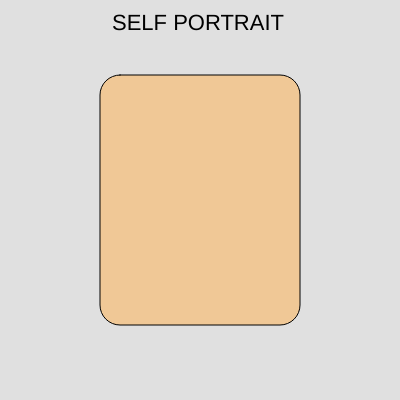
Frame 1 (no input)
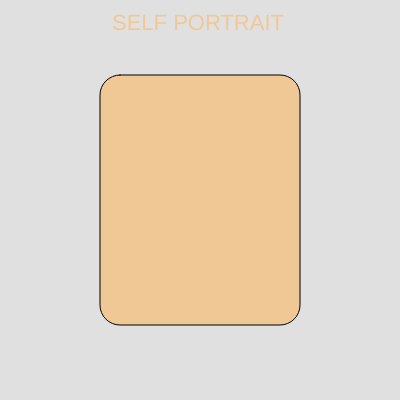
Frame 60 (no input)
Frame 120 (the mouse pressed at the canvas centre since frame 60): identical to frame 60, image omitted

The p5.js sketch that drew these frames (run headless with seeded random() and noise() and a simulated clock; from frame 60 on, the mouse is pressed at the canvas centre):

// p5.js sketch
// ── sketch.js
function setup() 
{
    createCanvas(400, 400);
}

function draw() 
{
    background(224, 224, 224);
    textSize(22)
    text("SELF PORTRAIT", 112, 30);

    //head
    fill(240, 200, 150);
    let headWidth = 200;
    let headHeight = 250;
    let cornerRadius = 20;
    rectMode(CENTER);
    rect(width / 2, height / 2, headWidth, headHeight, cornerRadius);
    


}
// ── test.html
<html>
    <head>
        <script src="https://cdnjs.cloudflare.com/ajax/libs/p5.js/1.1.9/p5.min.js"></script>
        <script src="sketch.js"></script>
    </head>
    <body>
    </body>
</html>
